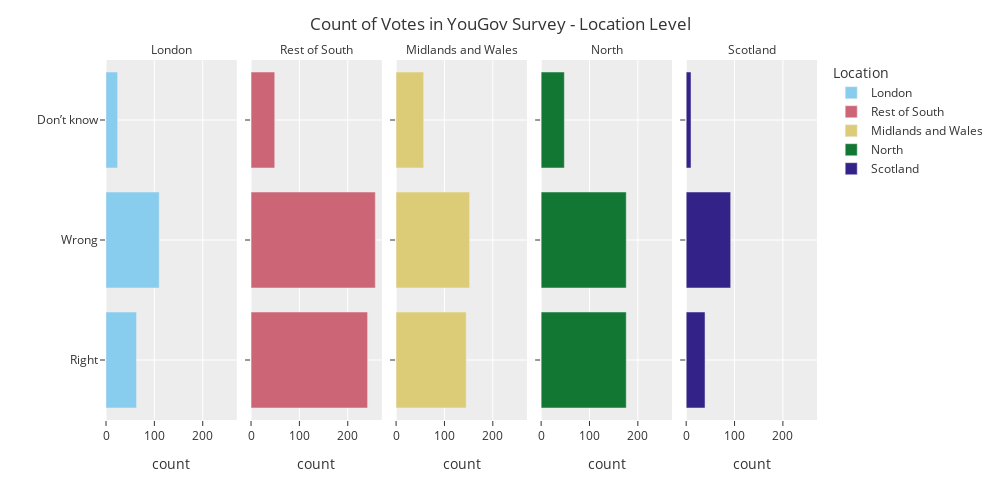

Notebook cell for this chart:
### Code cell
##### my_categories = ['London','Rest of South','Midlands and Wales','North','Scotland']

fig = px.bar(DF_plot,y='vote',x='count',
             color='location',
             facet_col='location',
            color_discrete_sequence=px.colors.qualitative.Safe)

fig.for_each_annotation(lambda a: a.update(text=a.text.split("=")[1]))

my_categories = ['Dont know','Right','Wrong']
fig.update_layout(yaxis={'categoryorder': 'array', 'categoryarray': my_categories},
                  title='Count of Votes in YouGov Survey - Location Level',
                  yaxis_title="",
                  template='ggplot2',
                  legend_title='Location',
                  autosize=False,
                  width=1000,
                  height=500)

fig.show()

### Figure 1 — Plotly figure (JSON) as saved in the notebook; plotly's stock layout.template omitted (floating-point values rounded to 4 significant figures)
{"data": [{"alignmentgroup": "True", "hovertemplate": "location=London<br>count=%{x}<br>vote=%{y}<extra></extra>", "legendgroup": "London", "marker": {"color": "rgb(136, 204, 238)", "pattern": {"shape": ""}}, "name": "London", "offsetgroup": "London", "orientation": "h", "showlegend": true, "textposition": "auto", "type": "bar", "x": [63, 110, 24], "xaxis": "x", "y": ["Right", "Wrong", "Don’t know"], "yaxis": "y"}, {"alignmentgroup": "True", "hovertemplate": "location=Rest of South<br>count=%{x}<br>vote=%{y}<extra></extra>", "legendgroup": "Rest of South", "marker": {"color": "rgb(204, 102, 119)", "pattern": {"shape": ""}}, "name": "Rest of South", "offsetgroup": "Rest of South", "orientation": "h", "showlegend": true, "textposition": "auto", "type": "bar", "x": [241, 257, 49], "xaxis": "x2", "y": ["Right", "Wrong", "Don’t know"], "yaxis": "y2"}, {"alignmentgroup": "True", "hovertemplate": "location=Midlands and Wales<br>count=%{x}<br>vote=%{y}<extra></extra>", "legendgroup": "Midlands and Wales", "marker": {"color": "rgb(221, 204, 119)", "pattern": {"shape": ""}}, "name": "Midlands and Wales", "offsetgroup": "Midlands and Wales", "orientation": "h", "showlegend": true, "textposition": "auto", "type": "bar", "x": [145, 152, 57], "xaxis": "x3", "y": ["Right", "Wrong", "Don’t know"], "yaxis": "y3"}, {"alignmentgroup": "True", "hovertemplate": "location=North<br>count=%{x}<br>vote=%{y}<extra></extra>", "legendgroup": "North", "marker": {"color": "rgb(17, 119, 51)", "pattern": {"shape": ""}}, "name": "North", "offsetgroup": "North", "orientation": "h", "showlegend": true, "textposition": "auto", "type": "bar", "x": [176, 176, 48], "xaxis": "x4", "y": ["Right", "Wrong", "Don’t know"], "yaxis": "y4"}, {"alignmentgroup": "True", "hovertemplate": "location=Scotland<br>count=%{x}<br>vote=%{y}<extra></extra>", "legendgroup": "Scotland", "marker": {"color": "rgb(51, 34, 136)", "pattern": {"shape": ""}}, "name": "Scotland", "offsetgroup": "Scotland", "orientation": "h", "showlegend": true, "textposition": "auto", "type": "bar", "x": [39, 92, 10], "xaxis": "x5", "y": ["Right", "Wrong", "Don’t know"], "yaxis": "y5"}], "layout": {"annotations": [{"font": {}, "showarrow": false, "text": "London", "x": 0.092, "xanchor": "center", "xref": "paper", "y": 1, "yanchor": "bottom", "yref": "paper"}, {"font": {}, "showarrow": false, "text": "Rest of South", "x": 0.296, "xanchor": "center", "xref": "paper", "y": 1, "yanchor": "bottom", "yref": "paper"}, {"font": {}, "showarrow": false, "text": "Midlands and Wales", "x": 0.5, "xanchor": "center", "xref": "paper", "y": 1, "yanchor": "bottom", "yref": "paper"}, {"font": {}, "showarrow": false, "text": "North", "x": 0.704, "xanchor": "center", "xref": "paper", "y": 1, "yanchor": "bottom", "yref": "paper"}, {"font": {}, "showarrow": false, "text": "Scotland", "x": 0.908, "xanchor": "center", "xref": "paper", "y": 1, "yanchor": "bottom", "yref": "paper"}], "autosize": false, "barmode": "relative", "height": 500, "legend": {"title": {"text": "Location"}, "tracegroupgap": 0}, "margin": {"t": 60}, "title": {"text": "Count of Votes in YouGov Survey - Location Level"}, "width": 1000, "xaxis": {"anchor": "y", "autorange": true, "domain": [0, 0.184], "range": [0, 270.5], "title": {"text": "count"}, "type": "linear"}, "xaxis2": {"anchor": "y2", "autorange": true, "domain": [0.204, 0.388], "matches": "x", "range": [0, 270.5], "title": {"text": "count"}, "type": "linear"}, "xaxis3": {"anchor": "y3", "autorange": true, "domain": [0.408, 0.592], "matches": "x", "range": [0, 270.5], "title": {"text": "count"}, "type": "linear"}, "xaxis4": {"anchor": "y4", "autorange": true, "domain": [0.612, 0.796], "matches": "x", "range": [0, 270.5], "title": {"text": "count"}, "type": "linear"}, "xaxis5": {"anchor": "y5", "autorange": true, "domain": [0.816, 1], "matches": "x", "range": [0, 270.5], "title": {"text": "count"}, "type": "linear"}, "yaxis": {"anchor": "x", "autorange": true, "categoryarray": ["Dont know", "Right", "Wrong"], "categoryorder": "array", "domain": [0, 1], "range": [0.5, 3.5], "title": {"text": ""}, "type": "category"}, "yaxis2": {"anchor": "x2", "autorange": true, "domain": [0, 1], "matches": "y", "range": [0.5, 3.5], "showticklabels": false, "type": "category"}, "yaxis3": {"anchor": "x3", "autorange": true, "domain": [0, 1], "matches": "y", "range": [0.5, 3.5], "showticklabels": false, "type": "category"}, "yaxis4": {"anchor": "x4", "autorange": true, "domain": [0, 1], "matches": "y", "range": [0.5, 3.5], "showticklabels": false, "type": "category"}, "yaxis5": {"anchor": "x5", "autorange": true, "domain": [0, 1], "matches": "y", "range": [0.5, 3.5], "showticklabels": false, "type": "category"}}}
